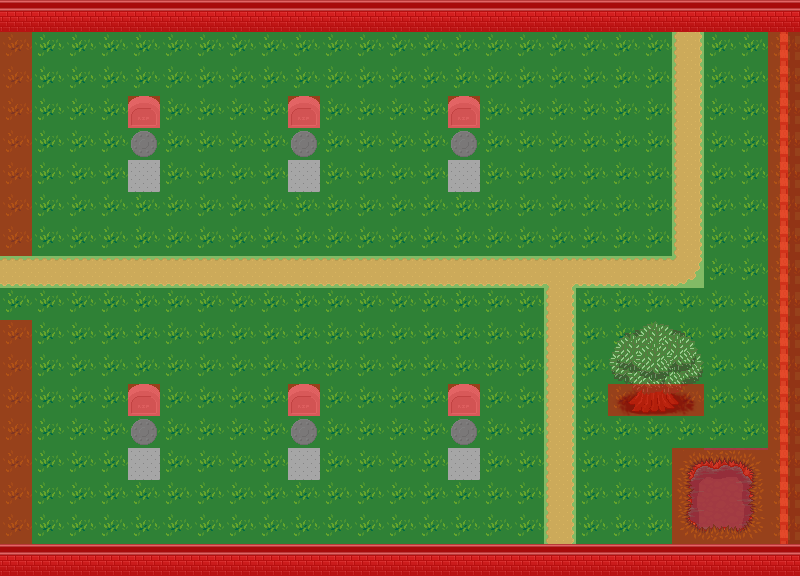

A level layout from a 2D game, rendered from its tile map. Below: a short description, then the map file with tile-grid data replaced by summaries:
An orthogonal 25x18 tile map with 32x32 px tiles, 5 tile layers (1, 2, 3, 4, ...).

<map version="1.10" tiledversion="1.10.2" orientation="orthogonal" renderorder="right-down" width="25" height="18" tilewidth="32" tileheight="32" infinite="0" nextlayerid="6" nextobjectid="1">
 <tileset firstgid="1" name="tileset1" tilewidth="32" tileheight="32" tilecount="1000" columns="25">
  <image source="tileset1.png" width="800" height="1280" />
 </tileset>
 <layer id="1" name="1" width="25" height="18">
  <data>[450 cells, 450 non-empty, 1 distinct tile ids]</data>
 </layer>
 <layer id="2" name="2" width="25" height="18">
  <data>[450 cells, 450 non-empty, 1 distinct tile ids]</data>
 </layer>
 <layer id="3" name="3" width="25" height="18">
  <data>[450 cells, 450 non-empty, 22 distinct tile ids]</data>
 </layer>
 <layer id="4" name="4" width="25" height="18">
  <data>[450 cells, 6 non-empty, 6 distinct tile ids]</data>
 </layer>
 <layer id="5" name="kollision" width="25" height="18">
  <data>[450 cells, 98 non-empty, 1 distinct tile ids]</data>
 </layer>
</map>
